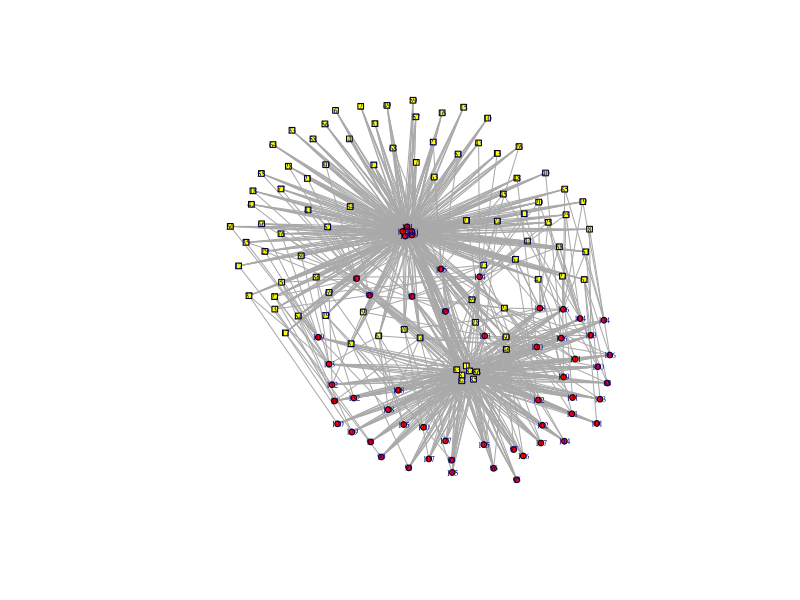

This figure's R source: (Note: this script raises an error after producing the figure.)
###############################
# File Setup
###############################
# Set working directory
setwd("~/MethodsR/Statistical-Analysis-of-Networks") # REPLACE WITH OWN WORKING DIRECTORY

# Install packages
install_package <- function(pkg){
  new.pkg <- pkg[!(pkg %in% installed.packages()[, "Package"])]
  if (length(new.pkg)) 
    install.packages(new.pkg, dependencies = TRUE)
  sapply(pkg, require, character.only = TRUE)
}

install_package(c(
  "dplyr",
  "igraph",
  "data.table",
  "RSiena",
  "network",
  "sna",
  "ergm"
))

###############################
# Importing the data
###############################
dt_all = fread("./Data/noordin_big.csv")
dt_traning = fread("./Data/noordin_training.csv") 
dt_meetings = fread("./Data/noordin_meetings.csv") 
dt_operations = fread("./Data/noordin_operations.csv") 

dt_all[1,] # Events
dt_all[2,] # Variable
dt_all[,1] # People

Mat <- dt_all[3:88, 2:56]

###############################
# Convert it to a bipartitie network
###############################
g = igraph::graph.incidence(Mat)

bipartite.mapping(g)

V(g)$type 

plot_bi_graph <- function(g){
  shape = ifelse(V(g)$type, "circle", "square") # assign shape by node type
  col = ifelse(V(g)$type, "red", "yellow") # assign color by node type
  plot(g, vertex.shape = shape, vertex.color = col,vertex.label.cex = 0.5, vertex.size =3 )
}

plot_bi_graph(g)

###############################
# Describing the network
###############################
# Convert the iGraph Object to a regular matrix
m <- as_adjacency_matrix(g, sparse = FALSE)

# Plot the matrix using as.network from the network package
plot(as.network(m))

# Plotting degree distribution:
plot(table(rowSums(m)), ylab='number',xlab='degree')

# Find the total number of ties
sum(m)/2

# Calculating Density
gden(m) 

# Calculating Geodesic distances 
Distances <- geodist(m)
Distances$gdist #Print geodesic matrix
Distances$counts #of geodecis
table( Distances$gdist[ lower.tri(Distances$gdist)] ) # Tabulate the distances
plot(table( Distances$gdist[ lower.tri(Distances$gdist) ] ) ) # Plot the distances

# Triad Census
triad.census(m, mode='digraph')
gtrans(m) # Transitivty

# Dyad Census
dyad.census(m)

###############################
# Johan's Code - Affiliations
###############################
# Load the data
Aff <- read.csv("./Data/noordin_big.csv",stringsAsFactors=FALSE)
head(Aff) #The first 2 rows are variable names
Aff[2,] 
Aff[3,] # Row 3 is data
Aff[,1] # Column 1 contains people names
dim(Aff) # Find out how many rows and columns we should take
AffMat <- Aff[3:81,2:51]

# Read in the matrix, only select data, no variables
AffMat <- as.matrix(dt_all[3:88, 2:56])
nPeople <- nrow(AffMat)
nOps <- ncol(AffMat)

# Plot to take a look
gm = igraph::graph.incidence(AffMat)
plot_bi_graph(gm)

# Ensure numbers are interpretated as strings
class(AffMat[1,2])
as.numeric(AffMat[1,2])
AffMat<- mapply(AffMat, FUN=as.numeric)
AffMat <- matrix(data=AffMat, nrow=nPeople, ncol=nOps)
dim(AffMat)

# Check the degree distribution of people
par(mfrow=c(1,2))
plot(table( rowSums(AffMat)), main='people degree')

# Check the degree distribution of operations
plot(table( colSums(AffMat)), main='operation degree')
BigAdj <- cbind(matrix(0,nPeople,nPeople),AffMat)
BigAdjBottom <- cbind(t(AffMat),matrix(0,nOps,nOps))
BigAdj <- rbind(BigAdj,BigAdjBottom)
colours <- matrix('red',nPeople+nOps,1)
colours[1:nPeople,1] <- 'blue'
plot(as.network(BigAdj,directed=FALSE),vertex.col=colours)

# Save for PNet
write.table(AffMat,file='./Data/affiliation.txt',sep=' ',row.names=FALSE,col.names=FALSE)

###############################
# Johan's Code - Friendship
###############################
# Read in the Friendship matrix
Friend <- read.csv("./Data/friendship.csv",stringsAsFactors=FALSE)# a dataframe
class(Friend)
head(Friend)
dim(Friend)

# Firs column has names
Friend[,1] # Are they in the same order as for the affiliations?
cbind(Friend[,1],Aff[3:81,1])

# Extract adjacency matrix:
ADJ <- as.matrix(Friend[1:nPeople,2:(nPeople+1)])
plot(as.network(ADJ,directed=FALSE))

# Save to PNet
write.table(ADJ,file='./Data/friendship.txt',sep=' ',row.names=FALSE,col.names=FALSE)

# Add the friendship matrix to the BIG MATRIX
BigAdj[1:nPeople,1:nPeople] <- ADJ
# plot the two types of ties:
plot(as.network(BigAdj,directed=FALSE),vertex.col=colours)
